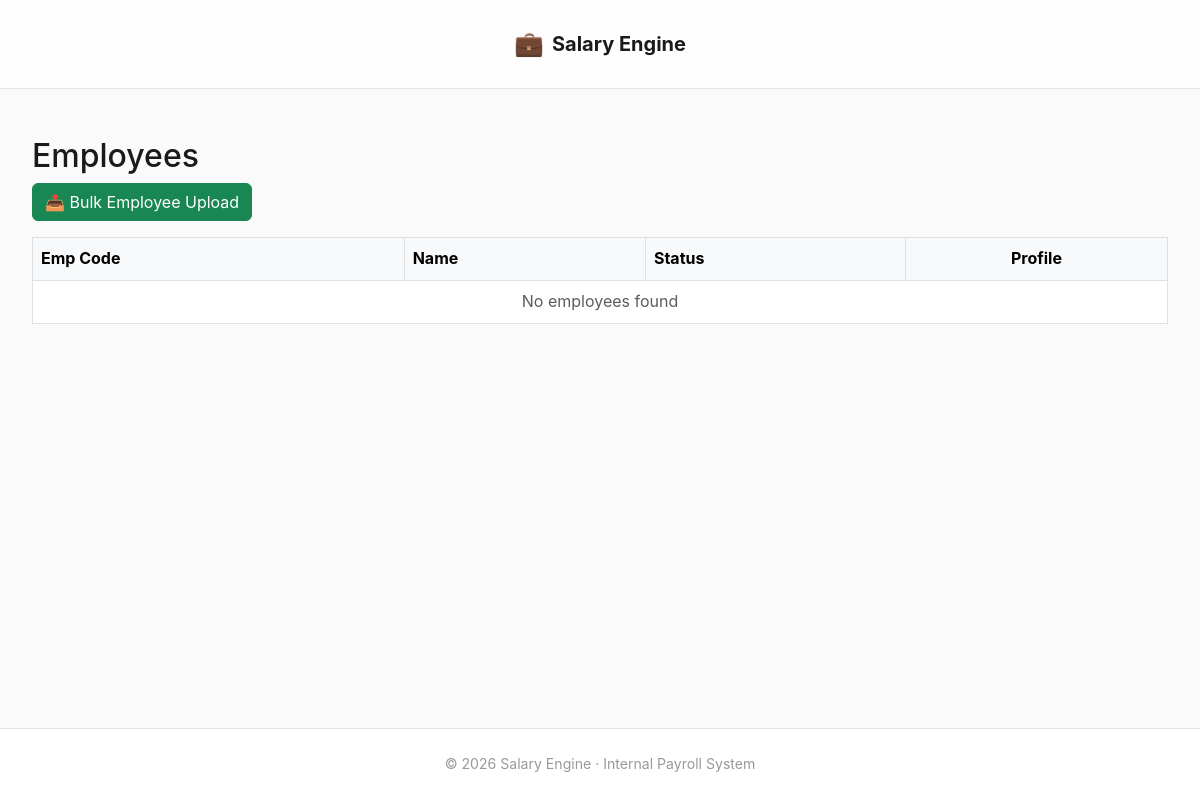
The app's page /employees/, older data.
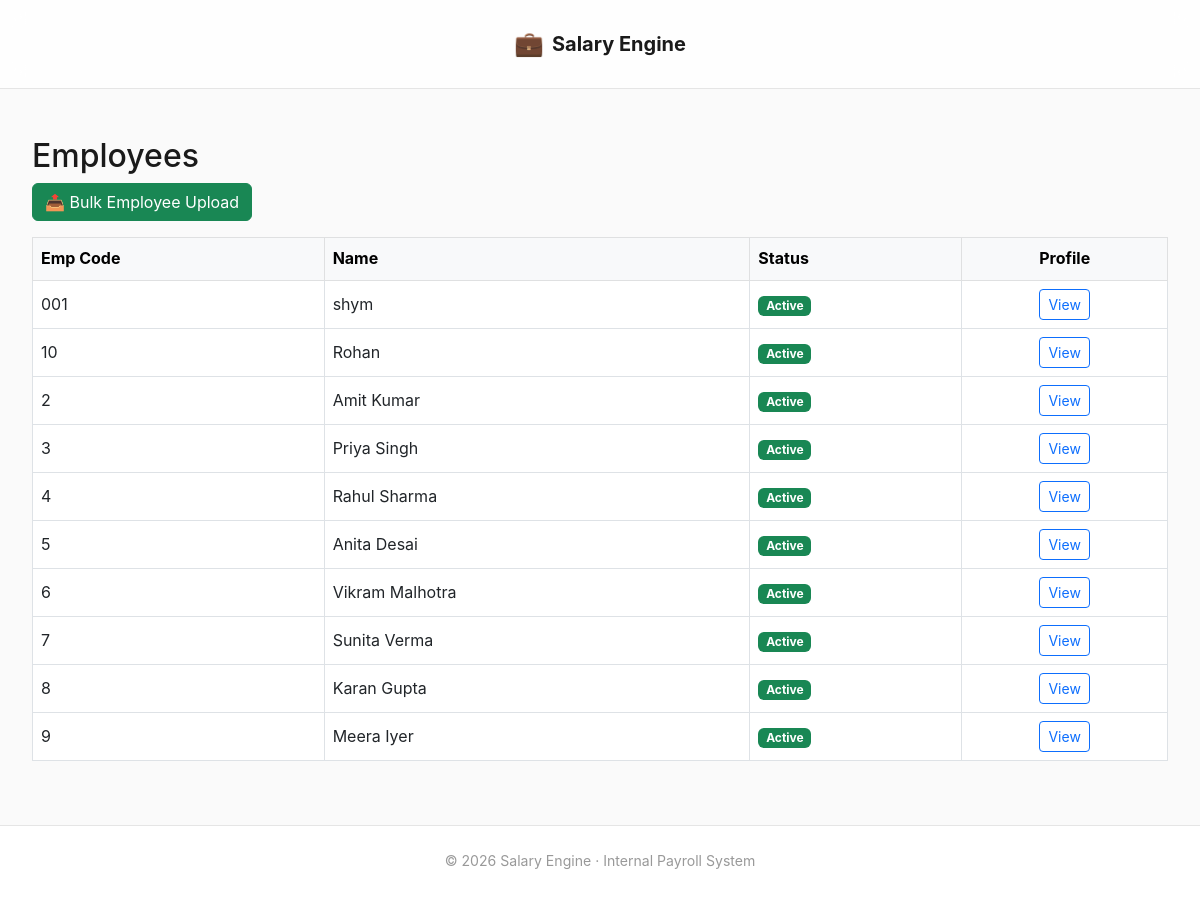
The same page, newer data.
### employees/models.py (models this page shows, shortened)
class Employee(models.Model):
    company = models.ForeignKey(
        Company,
        on_delete=models.PROTECT,
        related_name="employees"
    )
    emp_code = models.CharField(max_length=50)
    name = models.CharField(max_length=200)
    father_name = models.CharField(max_length=200, blank=True)
    uan_number = models.CharField(max_length=20, unique=True, null=True, blank=True)
    esic_number = models.CharField(max_length=20, unique=True, null=True, blank=True)
    document_number = models.CharField(max_length=50, unique=True, null=True, blank=True)
    default_salary = models.DecimalField(max_digits=10, decimal_places=2, null=True, blank=True)
    joining_date = models.DateField()
    exit_date = models.DateField(null=True, blank=True)
    created_at = models.DateTimeField(auto_now_add=True)
    approved_by = models.ForeignKey(User, null=True, blank=True, on_delete=models.SET_NULL,
                                    related_name="approved_employees")
    class Meta:
        unique_together = ("company", "emp_code")
        ordering = ["emp_code"]

### employees/views.py (the view)
# urls.py: path("", employee_list, name="employee_list"),
def employee_list(request):
    employees = Employee.objects.order_by("emp_code")
    return render(
        request,
        "employees/employee_list.html",
        {"employees": employees}
    )

### dashboard/context_processors.py (called while the page is built, shortened)
def approval_badges(request):
    if not request.user.is_authenticated or not request.user.is_staff:
        return {}

### templates/employees/employee_list.html (shortened to what this page needs)
{% extends "base.html" %}
{% block content %}
<h2>Employees</h2>
<div class="mb-3 d-flex gap-2">
    {% if not request.user.is_staff %}
        <a class="btn btn-success"
           href="{% url 'employees:upload_employee_drafts' %}">
            📤 Bulk Employee Upload
        </a>
    {% endif %}
</div>
<div class="table-responsive">
<table class="table table-bordered table-hover align-middle">
    <thead class="table-light">
        <tr>
            <th>Emp Code</th>
            <th>Name</th>
            <th>Status</th>
            <th class="text-center">Profile</th>
        </tr>
    </thead>
    <tbody>
        {% for e in employees %}
        <tr>
            <td>{{ e.emp_code }}</td>
            <td>{{ e.name }}</td>
            <td>
                {% if e.exit_date %}
                    <span class="badge bg-secondary">Left</span>
                {% else %}
                    <span class="badge bg-success">Active</span>
                {% endif %}
            </td>
            <td class="text-center">
                <a href="{% url 'employees:employee_profile' e.id %}"
                   class="btn btn-sm btn-outline-primary">
                    View
                </a>
            </td>
        </tr>
        {% empty %}
        <tr>
            <td colspan="4" class="text-center text-muted">
                No employees found
            </td>
        </tr>
        {% endfor %}
    </tbody>
</table>
</div>
{% endblock %}

### templates/base.html (shortened to what this page needs)
<!DOCTYPE html>
<html lang="en">
{% load static %}
<head>
    <link href="https://cdn.jsdelivr.net/npm/bootstrap@5.3.0/dist/css/bootstrap.min.css" rel="stylesheet">
</head>
<body>
    <nav class="navbar" id="navbar">
        <div class="navbar-inner">
            <div class="nav-left">
                <a href="{% url 'dashboard:home' %}" class="brand">
                    <span class="brand-icon">💼</span>
                    <span>Salary Engine</span>
                </a>
            </div>
        </div>
    </nav>
    <div class="container">
        {% block content %}{% endblock %}
    </div>
    <footer>
        © 2026 Salary Engine · Internal Payroll System
    </footer>
</body>
</html>

### templates/base.html (style rules this page uses)
:root { --bg-primary: #fafafa; --bg-secondary: #ffffff; --bg-hover: #f5f5f5; --text-primary: #1a1a1a; --text-secondary: #666666; --text-muted: #999999; --accent: #2563eb; --accent-hover: #1d4ed8; --accent-light: rgba(37, 99, 235, 0.1); --success: #10b981; --warning: #f59e0b; --danger: #ef4444; --border: #e5e5e5; --shadow-sm: 0 1px 2px rgba(0,0,0,0.04); --shadow-md: 0 4px 16px rgba(0,0,0,0.06); --shadow-lg: 0 8px 24px rgba(0,0,0,0.08); --radius: 10px; --transition: all 0.3s cubic-bezier(0.4, 0, 0.2, 1); }
* { box-sizing: border-box; }
body { font-family: -apple-system, BlinkMacSystemFont, 'Inter', 'Segoe UI', sans-serif; background: var(--bg-primary); color: var(--text-primary); min-height: 100vh; display: flex; flex-direction: column; line-height: 1.6; -webkit-font-smoothing: antialiased; -moz-osx-font-smoothing: grayscale; margin: 0; padding: 0; }
.navbar { background: rgba(255, 255, 255, 0.8); backdrop-filter: blur(12px); -webkit-backdrop-filter: blur(12px); border-bottom: 1px solid var(--border); position: sticky; top: 0; z-index: 1000; transition: var(--transition); }
.navbar-inner { max-width: 1200px; margin: 0 auto; padding: 0 32px; height: 72px; display: flex; align-items: center; justify-content: space-between; }
.brand { font-weight: 700; font-size: 1.25rem; color: var(--text-primary); text-decoration: none; display: flex; align-items: center; gap: 8px; transition: var(--transition); position: relative; }
.brand::after { content: ''; position: absolute; bottom: -4px; left: 0; width: 0; height: 2px; background: var(--accent); transition: width 0.3s ease; }
.brand-icon { font-size: 1.5rem; filter: grayscale(20%); transition: var(--transition); }
.nav-left, .nav-right { display: flex; align-items: center; gap: 4px; }
.container { max-width: 1200px; margin: 0 auto; padding: 48px 32px; flex: 1; animation: fadeIn 0.5s ease; }
footer { background: var(--bg-secondary); border-top: 1px solid var(--border); text-align: center; padding: 24px 32px; font-size: 0.88rem; color: var(--text-muted); transition: var(--transition); }

Row changes from the older to the newer data that the page shows:
added Employee: emp_code "001", name "shym", shows "Active"
added Employee: emp_code "10", name "Rohan", shows "Active"
added Employee: emp_code "2", name "Amit Kumar", shows "Active"
added Employee: emp_code "3", name "Priya Singh", shows "Active"
added Employee: emp_code "4", name "Rahul Sharma", shows "Active"
added Employee: emp_code "5", name "Anita Desai", shows "Active"
added Employee: emp_code "6", name "Vikram Malhotra", shows "Active"
added Employee: emp_code "7", name "Sunita Verma", shows "Active"
added Employee: emp_code "8", name "Karan Gupta", shows "Active"
added Employee: emp_code "9", name "Meera Iyer", shows "Active"
Text that changed along with them:
text no longer shown: "No employees found"
